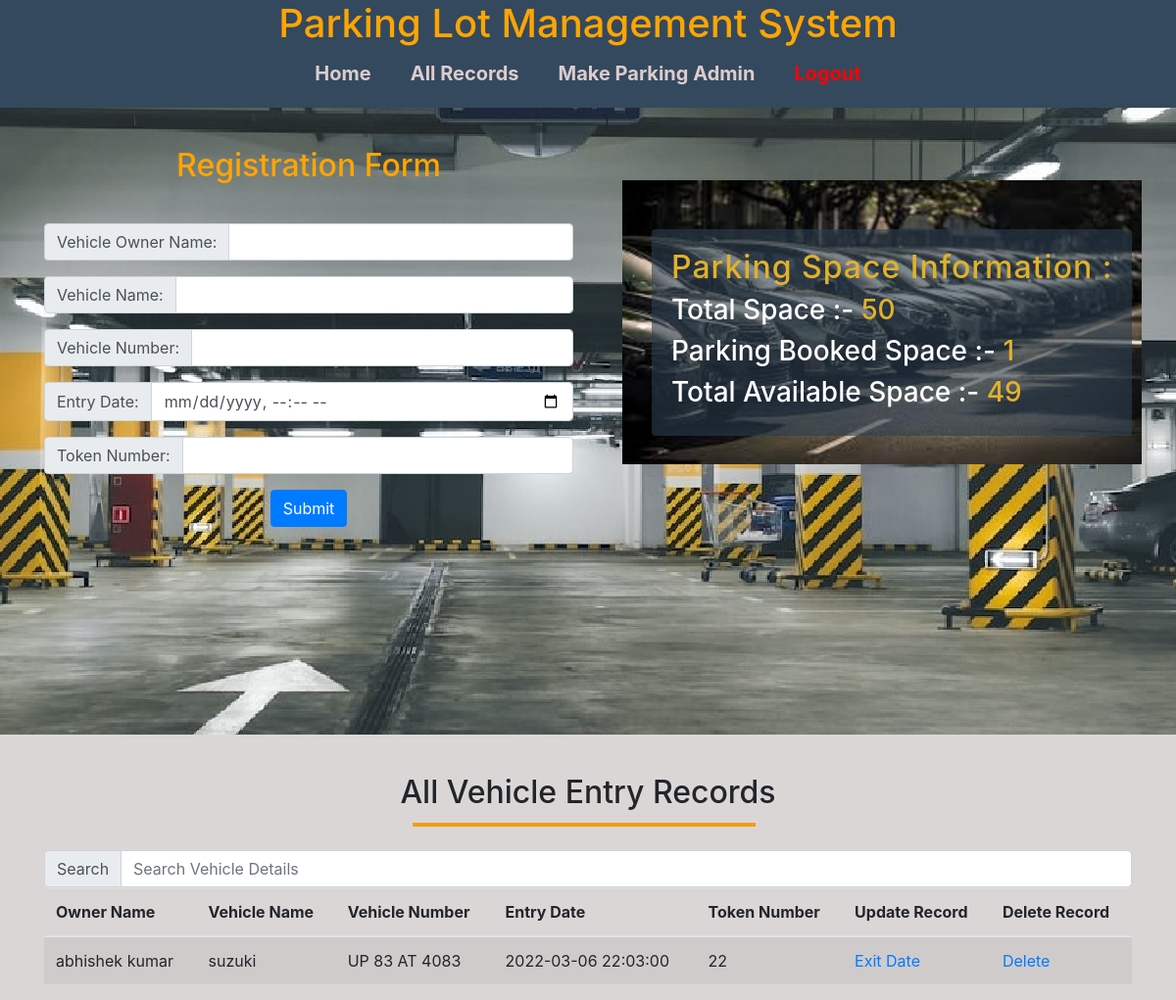
Screenshot of /main.php with the database file from the repository.
### tables this page shows
CREATE TABLE `vehicle_info` (
  `Owner_name` varchar(30) NOT NULL,
  `Vehicle_name` varchar(30) NOT NULL,
  `Vehicle_number` varchar(30) NOT NULL,
  `Entry_date` datetime NOT NULL,
  `Token_number` int(11) NOT NULL
);

### main.php (the view, shortened to what this page needs)
    <!DOCTYPE html>
<html lang="en">
<head>
    <link rel="stylesheet" href="https://maxcdn.bootstrapcdn.com/bootstrap/4.0.0/css/bootstrap.min.css">
    <link rel="stylesheet" href="css/style.css">
</head>
<body>
    <div class="header">
        <div class="container-fluid">
            <div class="row">
                <div class="col-md-12 text-center" id="header">
                   <h1> Parking Lot Management System</h1>
                   <ul>
                       <li><a href="validate.php">Home</a></li>
                       <li><a href="record.php">All Records</a></li>
                       <li><a href="admin.php">Make Parking Admin</a></li>
                       <li><a style="color: red;" href="logout.php">Logout <?php echo $_SESSION['username']; ?></a></li>
                   </ul>
                </div>
            </div>
        </div>
        <div class="container">
            <div class="row">
                <div class="col-md-6 text-center mb-3">
                    <h2 class="register">Registration Form</h2>
                    <form action="save.php" method="post">
                    <div class="input-group mb-3">
                        <div class="input-group-prepend">
                            <span class="input-group-text" id="owner">Vehicle Owner Name:</span>
                        </div>
                        <input type="text" name="owner_name" class="form-control">
                    </div>
                    <div class="input-group mb-3">
                        <div class="input-group-prepend">
                            <span class="input-group-text"> Vehicle Name:</span>
                        </div>
                        <input type="text" name="vehicle_name" class="form-control">
                    </div>
                    <div class="input-group mb-3">
                        <div class="input-group-prepend">
                            <span class="input-group-text"> Vehicle Number:</span>
                        </div>
                        <input type="text" name="vehicle_number" class="form-control">
                    </div>
                    <div class="input-group mb-3">
                        <div class="input-group-prepend">
                            <span class="input-group-text"> Entry Date:</span>
                        </div>
                        <input type="datetime-local" name="entry_date" class="form-control">
                    </div>
                    <div class="input-group">
                        <div class="input-group-prepend">
                            <span class="input-group-text">Token Number:</span>
                        </div>
                        <input type="number" name="Token" class="form-control">
                    </div>
                   <input type="submit" class="btn btn-primary my-3">
                   </form>
                </div>
                <div class="col-md-6">
                    <?php
                     $conn = Mysqli_connect("localhost", "root", "", "parking_project") or die("conection failed!");
                     $sql = "SELECT * FROM Vehicle_info";
                     $result = mysqli_query($conn, $sql) or die("query Failed");
                     $num = mysqli_num_rows($result);
                     echo $num;
                    ?>
                    <div id="car">
                        <h2>Parking Space Information :</h2>
                        <h3>Total space :- <span> 50</span> </h3>
                        <?php
                            if($num != 50){
                                ?>
                                <h3>Parking Booked space :- <span><?php echo $num ?> </span> </h3>
                                <h3>Total Available space :- <span> <?php echo (50-$num) ?></span> </h3>
                                <?php
                            }else{
                                echo "<h3>Sorry for that No paking Space avialeble</h3>";
                            }
                        ?>
                    </div>
                    <img src="images/download.jpg" class="car" style="width: 530px; height: 290px; margin-top: 50px; margin-left: 20px;" alt="car picture">
                </div>
            </div>
        </div>
    </div>
    <section>
        <div class="container">
            <div class="row">
                <div class="col-md-12 text-center">
                    <h2 class="register1">All Vehicle Entry Records</h2>
                </div>
            </div>
            <div class="row">
               <div class="col-md-12">
                   <div class="input-group">
                       <div class="input-group-prepend">
                           <span class="input-group-text" >Search</span>
                       </div>
                        <input type="text" class="form-control" onkeyup="search()" id="text" placeholder="Search Vehicle Details">
                   </div>
                <table class="table table-striped" id="table" >
                    <?php
                        if($num>0){
                        ?>
                            <thead>
                        <tr>
                            <th>Owner Name</th>
                            <th>Vehicle Name</th>
                            <th>Vehicle Number</th>
                            <th>Entry Date</th>
                            <th>Token Number</th>
                            <th>Update Record</th>
                            <th>Delete Record</th>
                        </tr>
                    </thead>
                    <?php
                    while($row = mysqli_fetch_assoc($result)){
                    ?>
                    <tbody>
                        <tr>
                            <td><?php echo $row['Owner_name']; ?></td>
                            <td> <?php echo $row['Vehicle_name']; ?> </td>
                            <td><?php echo $row['Vehicle_number']; ?></td>
                            <td> <?php echo $row['Entry_date']; ?></td>
                            <td><?php echo $row['Token_number']; ?></td>
                            <td><a href="update.php?Token_number=<?php echo $row['Token_number']?>">Exit Date</a></td>
                            <td><a href="delete-inline.php?Token_number=<?php echo $row['Token_number']?>">Delete</a></td>
                        </tr>
                    </tbody>
                    <?php
                    }
                    ?>
                </table>
                <?php
                }else{
                    echo "No Data found!";
                }
                    ?>
               </div>
            </div>
        </div>
    </section>
</body>
</html>

### css/style.css (style rules this page uses)
* { padding: 0px; margin: 0px; }
body { background: rgb(219, 214, 214); }
.header { background-image: url("../images/temp4.jpg"); width: 100%; height: 750px; background-repeat: no-repeat; background-position: center; }
#header { background:#34495e; }
#header h1 { color: orange; }
#header ul { display: flex; justify-content: center; }
#header ul li { list-style-type: none; margin: 0px 10px; padding: 4px 10px; }
#header ul li a { color: rgb(219, 205, 205); font-size: 20px; font-weight: bold; text-decoration: none; transition: all 0.5s ease; }
.register { margin: 40px 0px; color:orange; }
.register1 { margin: 40px 0px; }
.register1::after { content: ""; width: 350px; height: 4px; background: #f39c12; position: absolute; top: 90px; right: 35%; }
.car { width: 100px; height: 100px; }
#car { text-transform: capitalize; background: rgba(44, 62, 80,0.6); position: absolute; padding: 20px; margin: 100px 0px 0px 50px; border-radius: 4px; }
#car h2 { color: rgba(225, 177, 44,1.0); letter-spacing: 1px; text-align: center; }
#car h3 { color: white; }
#car h3 span { color: rgba(225, 177, 44,1.0); }

### rows the page displays
vehicle_info: Owner_name "abhishek kumar", Vehicle_name "suzuki", Vehicle_number "UP 83 AT 4083", Entry_date "2022-03-06 22:03:00", Token_number "22"

### other values shown
$num "1"
50-$num "49"
